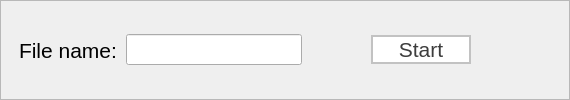
           <widget class="QFrame" name="frame_56">
            <property name="frameShape">
             <enum>QFrame::Shape::StyledPanel</enum>
            </property>
            <property name="frameShadow">
             <enum>QFrame::Shadow::Raised</enum>
            </property>
            <layout class="QHBoxLayout" name="horizontalLayout_51">
             <property name="spacing">
              <number>9</number>
             </property>
             <property name="leftMargin">
              <number>18</number>
             </property>
             <property name="topMargin">
              <number>0</number>
             </property>
             <property name="rightMargin">
              <number>18</number>
             </property>
             <property name="bottomMargin">
              <number>0</number>
             </property>
             <item>
              <widget class="QLabel" name="label_79">
               <property name="font">
                <font>
                 <family>Segoe UI</family>
                 <pointsize>16</pointsize>
                </font>
               </property>
               <property name="text">
                <string>File name:</string>
               </property>
              </widget>
             </item>
             <item>
              <widget class="QLineEdit" name="lineEdit_9">
               <property name="font">
                <font>
                 <pointsize>14</pointsize>
                </font>
               </property>
               <property name="text">
                <string/>
               </property>
              </widget>
             </item>
             <item>
              <spacer name="horizontalSpacer_20">
               <property name="orientation">
                <enum>Qt::Orientation::Horizontal</enum>
               </property>
               <property name="sizeType">
                <enum>QSizePolicy::Policy::Fixed</enum>
               </property>
               <property name="sizeHint" stdset="0">
                <size>
                 <width>60</width>
                 <height>20</height>
                </size>
               </property>
              </spacer>
             </item>
             <item>
              <widget class="QPushButton" name="pushButton_18">
               <property name="sizePolicy">
                <sizepolicy hsizetype="Fixed" vsizetype="Fixed">
                 <horstretch>0</horstretch>
                 <verstretch>0</verstretch>
                </sizepolicy>
               </property>
               <property name="minimumSize">
                <size>
                 <width>100</width>
                 <height>0</height>
                </size>
               </property>
               <property name="maximumSize">
                <size>
                 <width>300</width>
                 <height>16777215</height>
                </size>
               </property>
               <property name="font">
                <font>
                 <family>Segoe UI</family>
                 <pointsize>16</pointsize>
                </font>
               </property>
               <property name="styleSheet">
                <string notr="true">QPushButton{
 border: 2px solid rgb(194, 194, 194); 
 color:rgb(61, 61, 61);
background-color:rgb(255, 255, 255);
font-family: &quot;Segoe UI&quot;, &quot;Microsoft YaHei UI&quot;, sans-serif;
    line-height: 1.6; /* 增加行间距，防止文字堆叠 */
}</string>
               </property>
               <property name="text">
                <string>Start</string>
               </property>
              </widget>
             </item>
             <item>
              <spacer name="horizontalSpacer_21">
               <property name="orientation">
                <enum>Qt::Orientation::Horizontal</enum>
               </property>
               <property name="sizeType">
                <enum>QSizePolicy::Policy::Fixed</enum>
               </property>
               <property name="sizeHint" stdset="0">
                <size>
                 <width>80</width>
                 <height>20</height>
                </size>
               </property>
              </spacer>
             </item>
            </layout>
           </widget>
